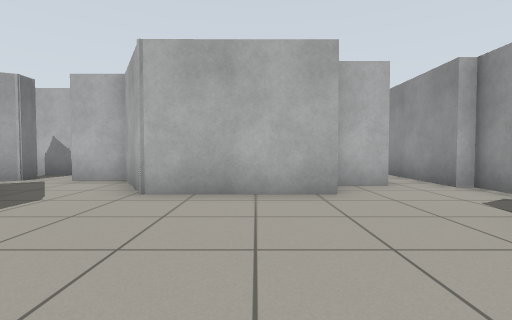
view 1 (above)

18 first-person views from a walk through a world built for the Gazebo simulator. The camera is 0.72 m above the floor, tilts 2° down and sees 85° across. The floor is counted in squares, 1 m on a side. Each view is taken from the middle of a square. On the plan, view 1 faces up. The plan holds only what a view shows up to about 10 squares ahead; the rest is blank.

view 2
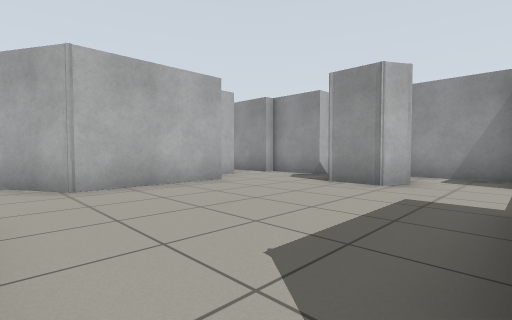

view 3
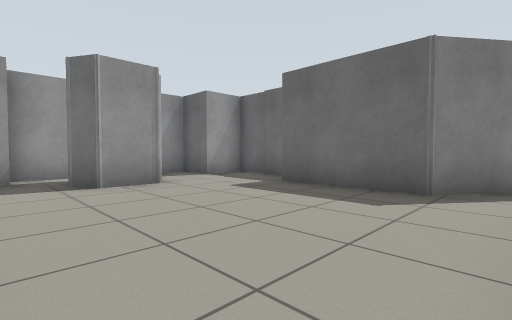

view 4
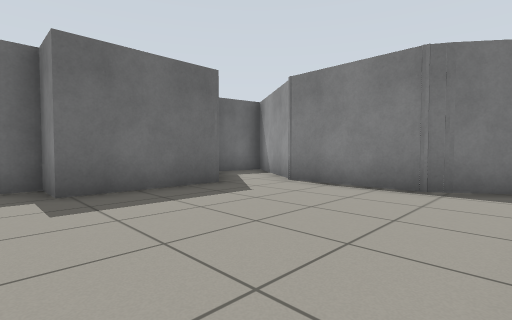

view 5
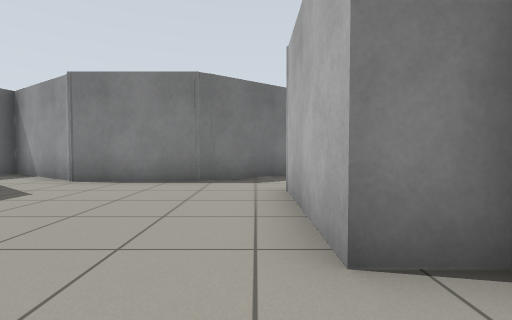

view 6
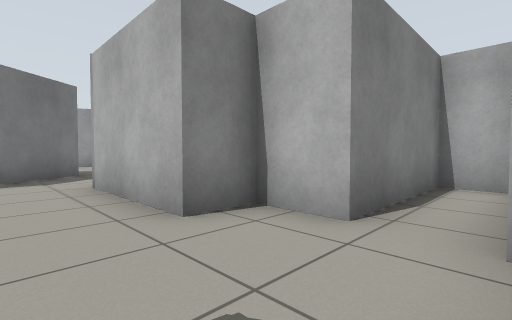

view 7
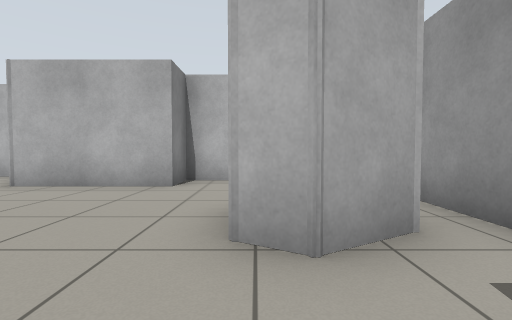

view 8
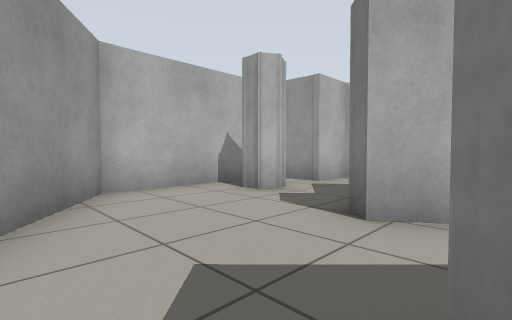

view 9
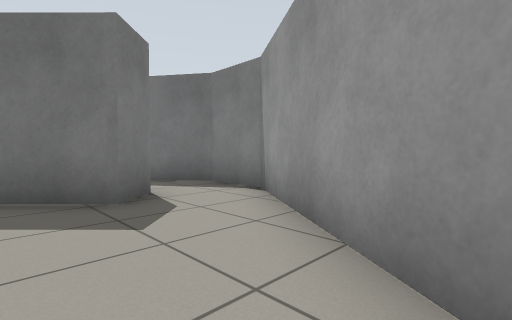

view 10
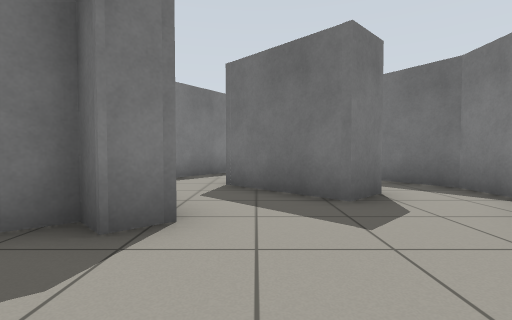

view 11
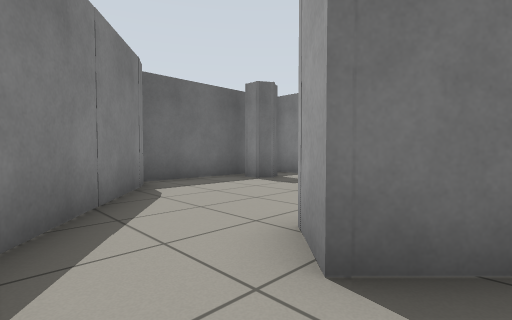

view 12
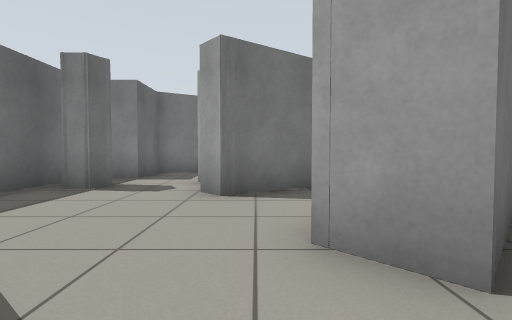

view 13
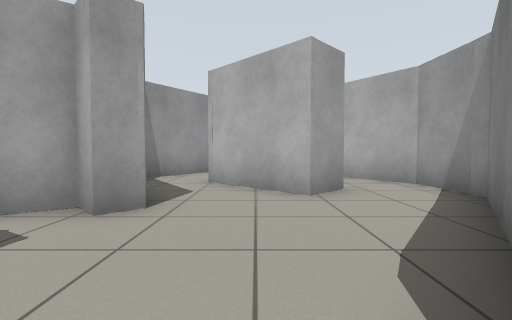

view 14
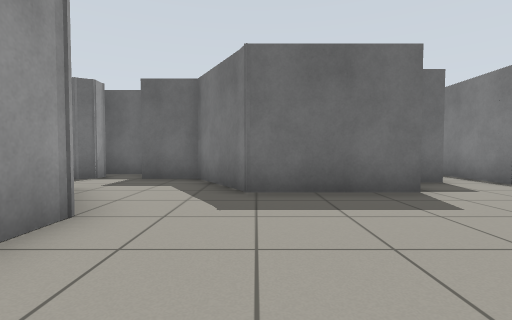

view 15
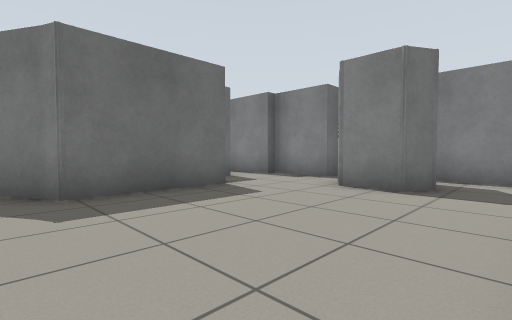

view 16
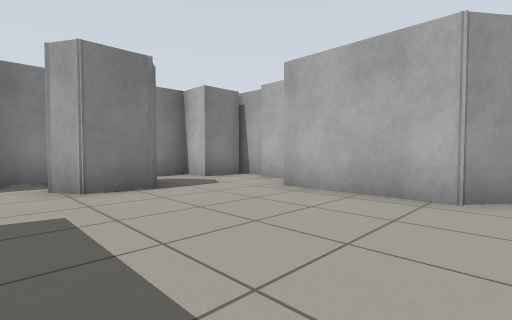

view 17
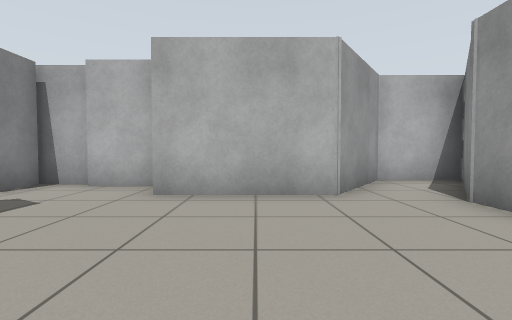

view 18
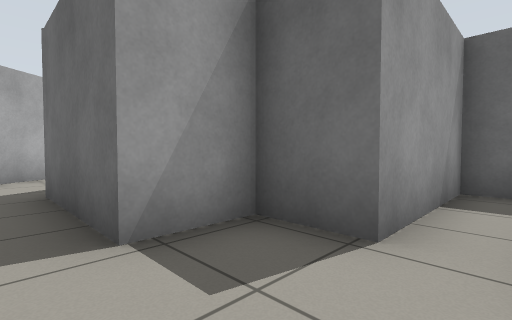

### Floor plan
Ten units are one square. View 1 is at (0, 0); x grows to the right and y downward. Boxes are objects, and circles mark ways between rooms. Rooms are numbered by the first view taken in them; rooms with no view inside come last. Other rooms are left out.
<svg viewBox="-231 -98 289 158">
<path fill="none" stroke="#000" d="M-36 -30 -34 -27 -34 2 -37 5M42 -35 42 -55M39 -54 39 -82M44 -14 34 -9 28 -12 28 -24 35 -28M-52 -51 -34 -27M-28 24 -18 10 13 10 13 22 39 22 39 10 53 10 53 -5M38 -93 27 -93 27 -57 13 -57 13 -46 -19 -46 -31 -66M48 -35 42 -35M53 -5 53 -35M-72 -42 -67 -47 -62 -42 -58 -46M-101 -24 -93 -31M-61 -63 -63 -65 -63 -71M-52 -81 -85 -81 -119 -32 -119 -17M-83 36 -54 -3 -56 -20 -72 -42M-85 39 -82 34M-116 28 -112 31 -112 36M-117 30 -115 29M-117 30 -112 30M-119 -17 -104 5 -108 10 -112 5 -124 13M-93 -31 -74 -12 -81 -4 -101 -24M-126 43 -86 43M-159 7 -146 30 -131 30M-209 -28 -202 -24 -202 -12 -208 -8M-217 0 -217 19M-140 -9 -140 -39M-214 18 -214 40M-190 -56 -204 -56M-205 -59 -217 -59M-214 -57 -214 -45 -226 -45 -226 0M-147 -59 -156 -45 -187 -45M-124 13 -131 2M-209 55 -202 55 -202 22 -188 22 -188 7 -158 7 -157 11M-119 34 -117 30M-56 -72 -56 -66 -61 -63M-31 -66 -43 -66 -44 -76"/>
<circle cx="40" cy="-30" r="3" fill="#2a7"/>
<circle cx="50" cy="-15" r="3" fill="#2a7"/>
<circle cx="-40" cy="-50" r="3" fill="#2a7"/>
<circle cx="-95" cy="-30" r="3" fill="#2a7"/>
<circle cx="-60" cy="-60" r="3" fill="#2a7"/>
<circle cx="-120" cy="20" r="3" fill="#2a7"/>
<text x="0" y="-30">1</text>
<text x="50" y="-20">2</text>
<text x="-90" y="-50">3</text>
<text x="-90" y="10">4</text>
<text x="-180" y="-10">5</text>
<text x="-50" y="-60">6</text>
</svg>
Room 1 opens to room 2. Room 1 opens to room 6. Room 3 opens to room 4. Room 3 opens to room 6. Room 4 opens to room 5.

Where each view was taken, in squares from view 1:
view 1: 0 up, 0 right, facing up
view 2: 1 down, 3 left, facing up-right
view 3: 4 up, 3 left, facing down-right
view 4: 4 up, 2 right, facing down-left
view 5: 4 up, 3 right, facing left
view 6: 3 up, 4 right, facing up-left
view 7: 1 down, 3 right, facing up
view 8: 3 up, 10 left, facing up-right
view 9: 7 up, 8 left, facing down-left
view 10: 7 up, 8 left, facing down
view 11: 2 up, 6 left, facing down-left
view 12: 0 up, 6 left, facing left
view 13: 4 down, 9 left, facing up
view 14: 4 up, 16 left, facing down
view 15: 4 up, 15 left, facing down-left
view 16: 0 up, 15 left, facing up-left
view 17: 0 up, 17 left, facing up
view 18: 0 up, 21 left, facing down-right
